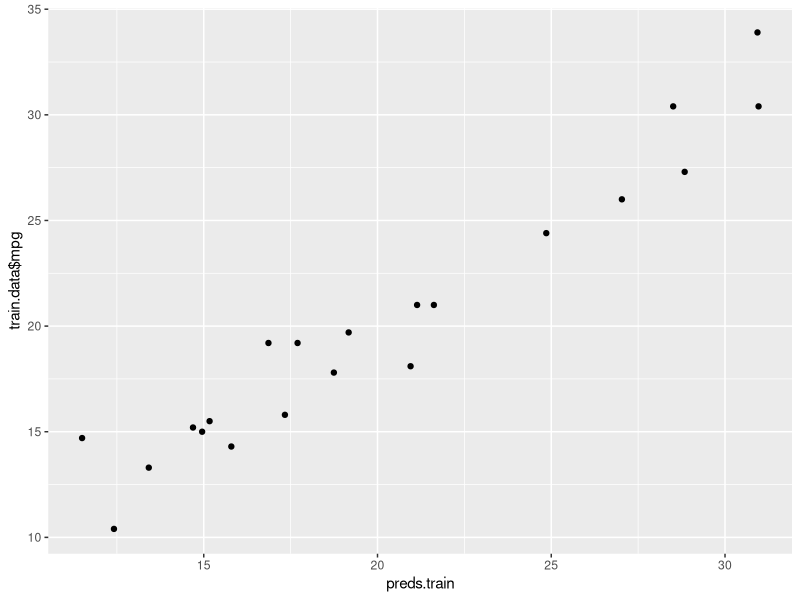
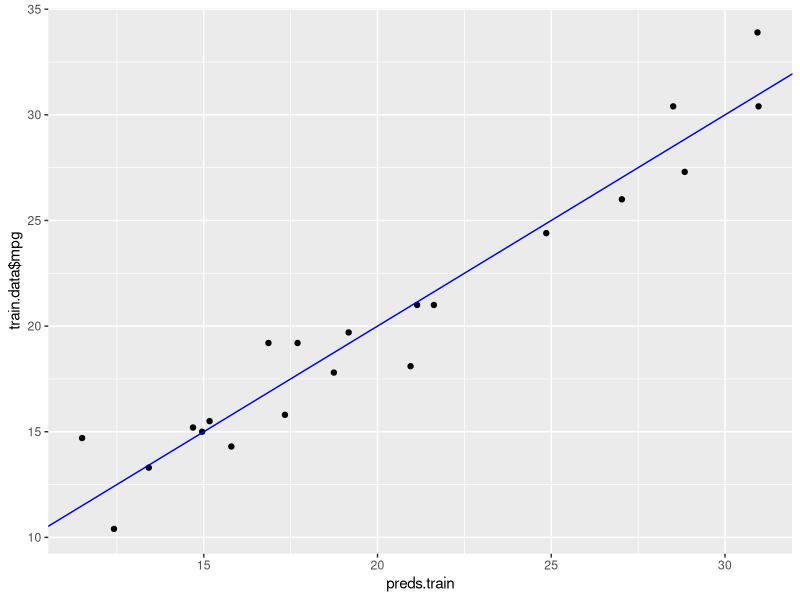
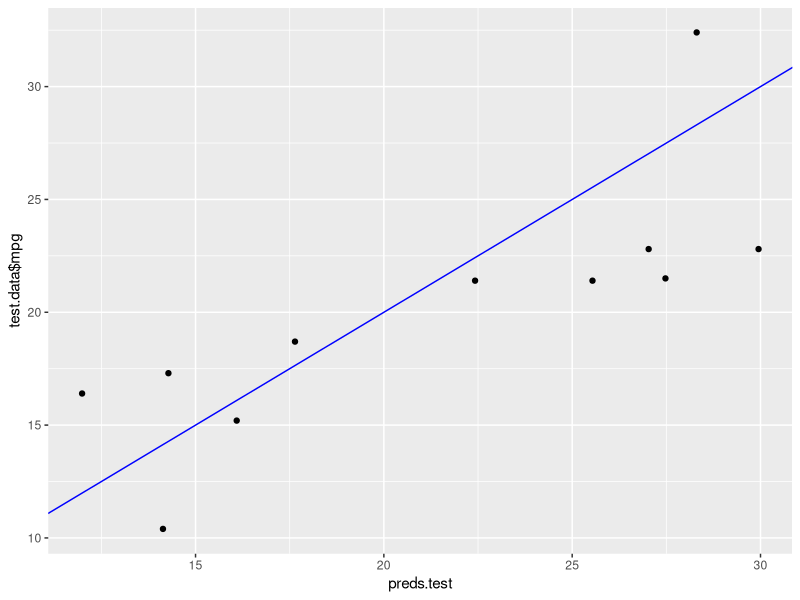
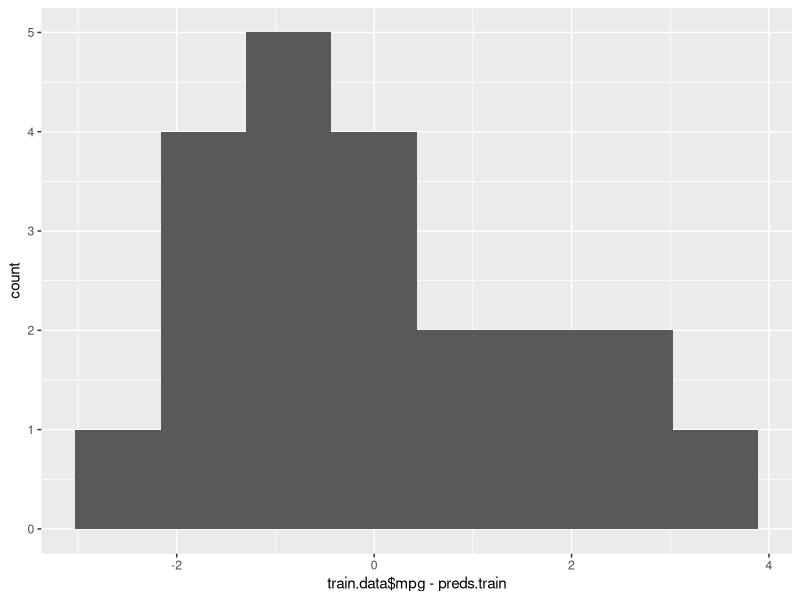
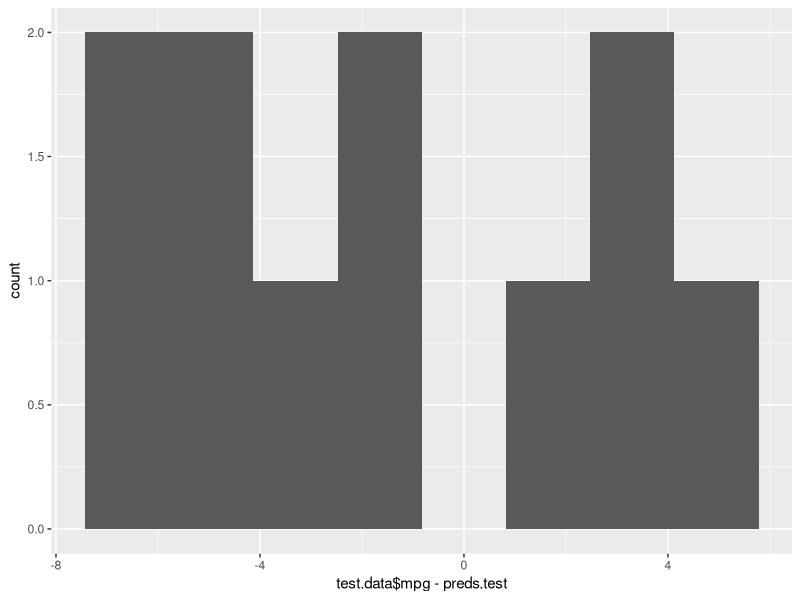
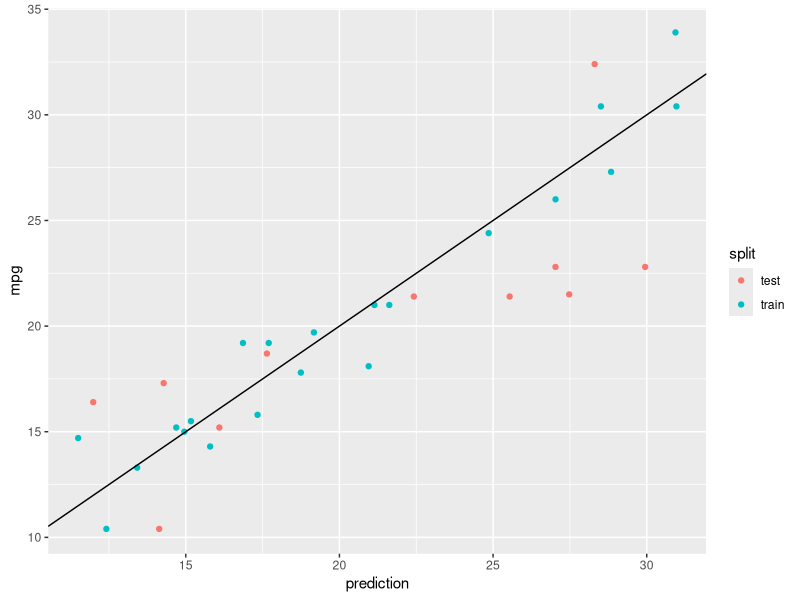

Reproduce these figures in R, in order.
library(tidyverse)

# for 'accuracy' function
library(forecast)

# 'mtcars' dataset included with base R
mtcars

head(mtcars)
dim(mtcars)

set.seed(12345)
train.proportion <- 0.67

train.idx <- sample(1:nrow(mtcars), nrow(mtcars)*train.proportion)
train.idx

# train/test split
train.data <- mtcars[train.idx,]
test.data <- mtcars[-train.idx,]
dim(train.data)
dim(test.data)

summary(mtcars$mpg)

# train a linear model on 'cyl' only
first.lm <- lm(mpg ~ cyl, data = train.data)
summary(first.lm)

# train a linear model on 'cyl' and 'disp'
second.lm <- lm(mpg ~ cyl + disp, data = train.data)
summary(second.lm)

# train a linear model on all available predictors
full.lm <- lm(mpg ~ ., data = train.data)
summary(full.lm)

# evaluate the model's performance against the training data
preds.train <- predict(full.lm, newdata = train.data)
accuracy(preds.train, train.data$mpg)

# evaluate the model's performance against the test data
preds.test <- predict(full.lm, newdata = test.data)
accuracy(preds.test, test.data$mpg)

# plot actual vs predicted values for the training data
ggplot() +
  geom_point(mapping = aes(x=preds.train, y=train.data$mpg))

# add a line that represents perfect predictions (y=x)
ggplot() +
  geom_point(mapping = aes(x=preds.train, y=train.data$mpg)) + 
  geom_abline(mapping = aes(intercept = 0, slope = 1), col="blue")

# plot actual vs predicted values for the test data
ggplot() +
  geom_point(mapping = aes(x=preds.test, y=test.data$mpg)) + 
  geom_abline(mapping = aes(intercept = 0, slope = 1), col="blue")

# distribution of residuals for training data
ggplot() +
  geom_histogram(mapping = aes(train.data$mpg - preds.train), bins=8)

# distribution of residuals for test data
ggplot() +
  geom_histogram(mapping = aes(test.data$mpg - preds.test), bins=8)



# plot actual vs predicted values for the train and test data
train.data$split = "train"
train.data$prediction = preds.train
test.data$split = "test"
test.data$prediction <- preds.test
combined.data <- rbind(train.data, test.data)
ggplot(combined.data) +
  geom_point(mapping = aes(x=prediction, y=mpg, col=split)) + 
  geom_abline(mapping = aes(intercept = 0, slope = 1), col="black")



